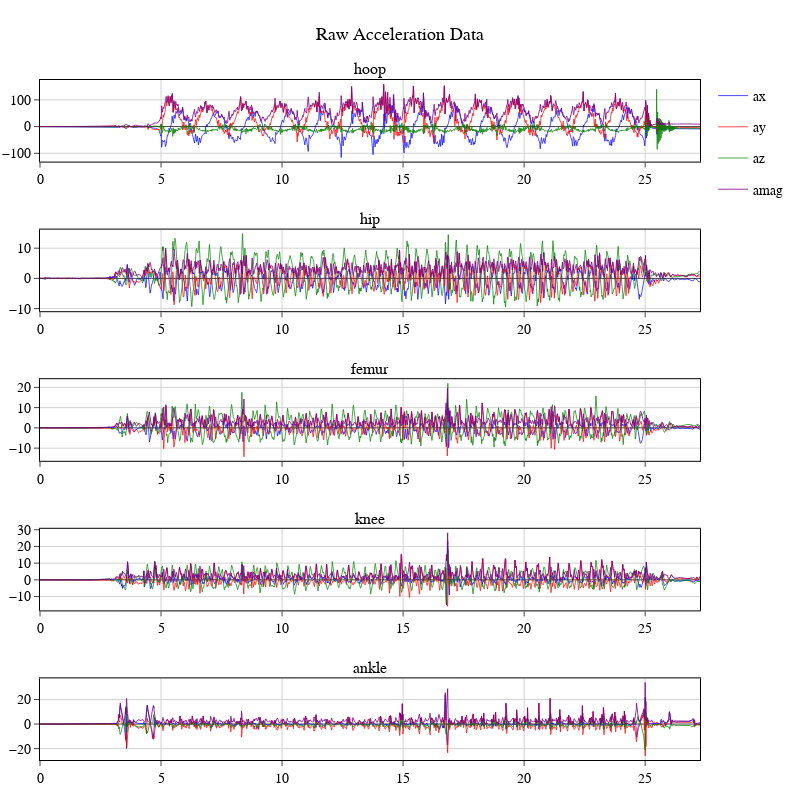

Notebook cell for this chart:
### Code cell
fig = make_subplots(rows=len(sensor_titles), cols=1, subplot_titles=sensor_titles)
colors = {'ax': 'rgba(0, 0, 255, 0.7)','ay': 'rgba(255, 0, 0, 0.7)','az': 'rgba(0, 128, 0, 0.7)', 'amag': 'rgba(128, 0, 128, 0.8)'}
legend_shown = {'ax': False, 'ay': False, 'az': False, 'amag': False}

for i,sid in enumerate(sensor_ids, start=1):
    for a_type,color in colors.items():
        fig.add_trace(go.Scatter(
            x=raw_data_dict[sid]['time'], 
            y=raw_data_dict[sid][a_type], 
            mode='lines', 
            name=a_type,
            legendgroup=a_type,
            line=dict(color=color,width=1),
            showlegend=not legend_shown[a_type]
        ), row=i, col=1)
        # Mark this legend item as shown after the first trace
        legend_shown[a_type] = True

# Decrease margins and add a title
fig.update_layout(
    height=800,width=800,
    title_text="Raw Acceleration Data",
    margin=dict(l=40, r=20, t=80, b=40),
)
fig.show()

### Figure 1 — Plotly figure (JSON) as saved in the notebook; plotly's stock layout.template omitted (floating-point values rounded to 4 significant figures; data arrays with more than 128 entries replaced by an {"elided": "..."} marker saying what was removed)
{"data": [{"legendgroup": "ax", "line": {"color": "rgba(0, 0, 255, 0.7)", "width": 1}, "mode": "lines", "name": "ax", "showlegend": true, "type": "scatter", "x": {"elided": "3273 float values"}, "xaxis": "x", "y": {"elided": "3273 float values"}, "yaxis": "y"}, {"legendgroup": "ay", "line": {"color": "rgba(255, 0, 0, 0.7)", "width": 1}, "mode": "lines", "name": "ay", "showlegend": true, "type": "scatter", "x": {"elided": "3273 float values"}, "xaxis": "x", "y": {"elided": "3273 float values"}, "yaxis": "y"}, {"legendgroup": "az", "line": {"color": "rgba(0, 128, 0, 0.7)", "width": 1}, "mode": "lines", "name": "az", "showlegend": true, "type": "scatter", "x": {"elided": "3273 float values"}, "xaxis": "x", "y": {"elided": "3273 float values"}, "yaxis": "y"}, {"legendgroup": "amag", "line": {"color": "rgba(128, 0, 128, 0.8)", "width": 1}, "mode": "lines", "name": "amag", "showlegend": true, "type": "scatter", "x": {"elided": "3273 float values"}, "xaxis": "x", "y": {"elided": "3273 float values"}, "yaxis": "y"}, {"legendgroup": "ax", "line": {"color": "rgba(0, 0, 255, 0.7)", "width": 1}, "mode": "lines", "name": "ax", "showlegend": false, "type": "scatter", "x": {"elided": "3273 float values"}, "xaxis": "x2", "y": {"elided": "3273 float values"}, "yaxis": "y2"}, {"legendgroup": "ay", "line": {"color": "rgba(255, 0, 0, 0.7)", "width": 1}, "mode": "lines", "name": "ay", "showlegend": false, "type": "scatter", "x": {"elided": "3273 float values"}, "xaxis": "x2", "y": {"elided": "3273 float values"}, "yaxis": "y2"}, {"legendgroup": "az", "line": {"color": "rgba(0, 128, 0, 0.7)", "width": 1}, "mode": "lines", "name": "az", "showlegend": false, "type": "scatter", "x": {"elided": "3273 float values"}, "xaxis": "x2", "y": {"elided": "3273 float values"}, "yaxis": "y2"}, {"legendgroup": "amag", "line": {"color": "rgba(128, 0, 128, 0.8)", "width": 1}, "mode": "lines", "name": "amag", "showlegend": false, "type": "scatter", "x": {"elided": "3273 float values"}, "xaxis": "x2", "y": {"elided": "3273 float values"}, "yaxis": "y2"}, {"legendgroup": "ax", "line": {"color": "rgba(0, 0, 255, 0.7)", "width": 1}, "mode": "lines", "name": "ax", "showlegend": false, "type": "scatter", "x": {"elided": "3273 float values"}, "xaxis": "x3", "y": {"elided": "3273 float values"}, "yaxis": "y3"}, {"legendgroup": "ay", "line": {"color": "rgba(255, 0, 0, 0.7)", "width": 1}, "mode": "lines", "name": "ay", "showlegend": false, "type": "scatter", "x": {"elided": "3273 float values"}, "xaxis": "x3", "y": {"elided": "3273 float values"}, "yaxis": "y3"}, {"legendgroup": "az", "line": {"color": "rgba(0, 128, 0, 0.7)", "width": 1}, "mode": "lines", "name": "az", "showlegend": false, "type": "scatter", "x": {"elided": "3273 float values"}, "xaxis": "x3", "y": {"elided": "3273 float values"}, "yaxis": "y3"}, {"legendgroup": "amag", "line": {"color": "rgba(128, 0, 128, 0.8)", "width": 1}, "mode": "lines", "name": "amag", "showlegend": false, "type": "scatter", "x": {"elided": "3273 float values"}, "xaxis": "x3", "y": {"elided": "3273 float values"}, "yaxis": "y3"}, {"legendgroup": "ax", "line": {"color": "rgba(0, 0, 255, 0.7)", "width": 1}, "mode": "lines", "name": "ax", "showlegend": false, "type": "scatter", "x": {"elided": "3273 float values"}, "xaxis": "x4", "y": {"elided": "3273 float values"}, "yaxis": "y4"}, {"legendgroup": "ay", "line": {"color": "rgba(255, 0, 0, 0.7)", "width": 1}, "mode": "lines", "name": "ay", "showlegend": false, "type": "scatter", "x": {"elided": "3273 float values"}, "xaxis": "x4", "y": {"elided": "3273 float values"}, "yaxis": "y4"}, {"legendgroup": "az", "line": {"color": "rgba(0, 128, 0, 0.7)", "width": 1}, "mode": "lines", "name": "az", "showlegend": false, "type": "scatter", "x": {"elided": "3273 float values"}, "xaxis": "x4", "y": {"elided": "3273 float values"}, "yaxis": "y4"}, {"legendgroup": "amag", "line": {"color": "rgba(128, 0, 128, 0.8)", "width": 1}, "mode": "lines", "name": "amag", "showlegend": false, "type": "scatter", "x": {"elided": "3273 float values"}, "xaxis": "x4", "y": {"elided": "3273 float values"}, "yaxis": "y4"}, {"legendgroup": "ax", "line": {"color": "rgba(0, 0, 255, 0.7)", "width": 1}, "mode": "lines", "name": "ax", "showlegend": false, "type": "scatter", "x": {"elided": "3273 float values"}, "xaxis": "x5", "y": {"elided": "3273 float values"}, "yaxis": "y5"}, {"legendgroup": "ay", "line": {"color": "rgba(255, 0, 0, 0.7)", "width": 1}, "mode": "lines", "name": "ay", "showlegend": false, "type": "scatter", "x": {"elided": "3273 float values"}, "xaxis": "x5", "y": {"elided": "3273 float values"}, "yaxis": "y5"}, {"legendgroup": "az", "line": {"color": "rgba(0, 128, 0, 0.7)", "width": 1}, "mode": "lines", "name": "az", "showlegend": false, "type": "scatter", "x": {"elided": "3273 float values"}, "xaxis": "x5", "y": {"elided": "3273 float values"}, "yaxis": "y5"}, {"legendgroup": "amag", "line": {"color": "rgba(128, 0, 128, 0.8)", "width": 1}, "mode": "lines", "name": "amag", "showlegend": false, "type": "scatter", "x": {"elided": "3273 float values"}, "xaxis": "x5", "y": {"elided": "3273 float values"}, "yaxis": "y5"}], "layout": {"annotations": [{"font": {"size": 16}, "showarrow": false, "text": "hoop", "x": 0.5, "xanchor": "center", "xref": "paper", "y": 1, "yanchor": "bottom", "yref": "paper"}, {"font": {"size": 16}, "showarrow": false, "text": "hip", "x": 0.5, "xanchor": "center", "xref": "paper", "y": 0.78, "yanchor": "bottom", "yref": "paper"}, {"font": {"size": 16}, "showarrow": false, "text": "femur", "x": 0.5, "xanchor": "center", "xref": "paper", "y": 0.56, "yanchor": "bottom", "yref": "paper"}, {"font": {"size": 16}, "showarrow": false, "text": "knee", "x": 0.5, "xanchor": "center", "xref": "paper", "y": 0.34, "yanchor": "bottom", "yref": "paper"}, {"font": {"size": 16}, "showarrow": false, "text": "ankle", "x": 0.5, "xanchor": "center", "xref": "paper", "y": 0.12, "yanchor": "bottom", "yref": "paper"}], "height": 800, "margin": {"b": 40, "l": 40, "r": 20, "t": 80}, "title": {"text": "Raw Acceleration Data"}, "width": 800, "xaxis": {"anchor": "y", "domain": [0, 1]}, "xaxis2": {"anchor": "y2", "domain": [0, 1]}, "xaxis3": {"anchor": "y3", "domain": [0, 1]}, "xaxis4": {"anchor": "y4", "domain": [0, 1]}, "xaxis5": {"anchor": "y5", "domain": [0, 1]}, "yaxis": {"anchor": "x", "domain": [0.88, 1]}, "yaxis2": {"anchor": "x2", "domain": [0.66, 0.78]}, "yaxis3": {"anchor": "x3", "domain": [0.44, 0.56]}, "yaxis4": {"anchor": "x4", "domain": [0.22, 0.34]}, "yaxis5": {"anchor": "x5", "domain": [0, 0.12]}}}
